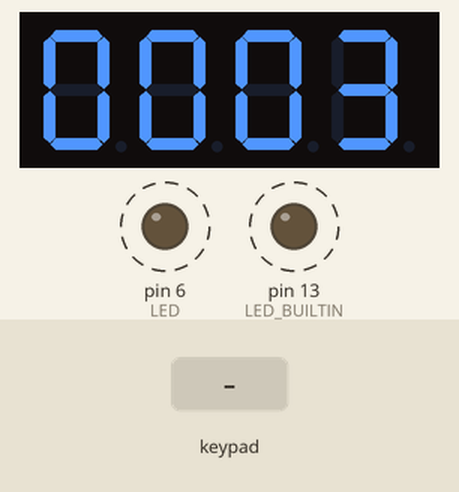
Recording of a sketch running on a simulated Arduino Uno, built with avr-gcc and run on an emulated ATmega328P. Parts: 4-digit seven-segment display, output pins drawn as LEDs (lit = HIGH). Dashed ring = blinking. Inputs (shaded band) come from the test bench.

Above: at 1.26 s.
1.3 s: key '1' pressed
At 1.45 s:
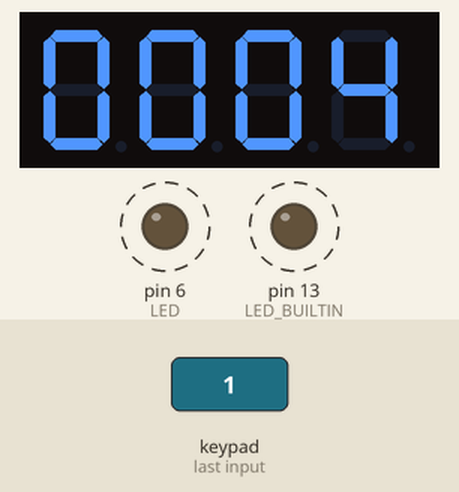
4.3 s: keypad keys 1 1 1 0 # pressed 0.4 s apart
At 6.9 s:
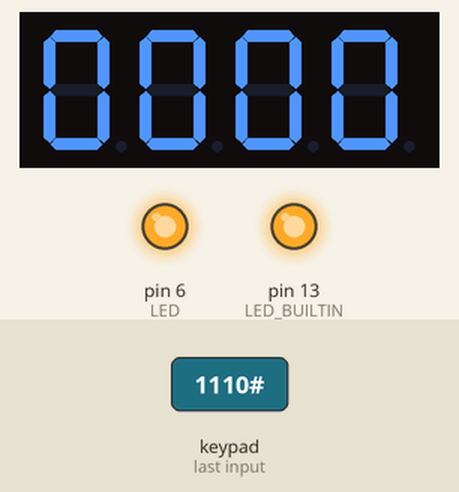
7.8 s: key '2' pressed
At 8.18 s:
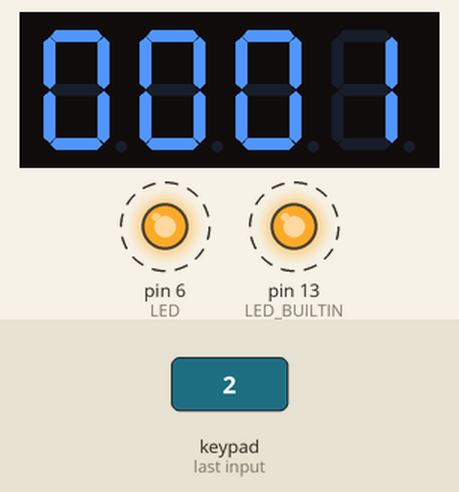
10.5 s: key '*' pressed
Timing chart, 0 to 13.0 s (numbered marks = the images above; inputs shaded):
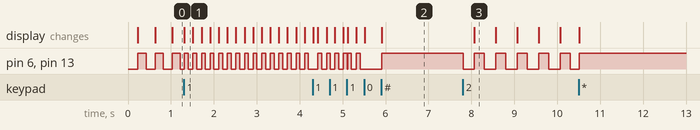

The sketch:

LEDSymbols.ino
```cpp
#include <Arduino.h>
#include <Key.h>
#include <Keypad.h>
#include "TM1637.h"

#define ROWS 2
#define COLS 3

char keys[ROWS][COLS] = {
  {'1', '2', '3'},
  //{'4','5','6'},
  //{'7','8','9'},
  {'*', '0', '#'}
};
// Connect keypad ROW0, ROW1, ROW2 and ROW3 to these Arduino pins.
byte rowPins[ROWS] = { 11, 10 };
// Connect keypad COL0, COL1 and COL2 to these Arduino pins.
byte colPins[COLS] = { 9, 8, 7 };

// Create the Keypad
Keypad kpd = Keypad( makeKeymap(keys), rowPins, colPins, ROWS, COLS );

const byte LED = 6;

boolean on = true;
unsigned long blink_ms = 0;
unsigned long blink_speed = 200;

#define MODE_CONST 0
#define MODE_BLINK 1
int mode = MODE_BLINK;

#define BRIGHTNESS 4

TM1637 tm1637(A2, A0);  // CLK, DIO
unsigned number = 0;
int8_t digits[] = {0x00,0x00,0x00,0x00};

// the setup function runs once when you press reset or power the board
void setup() {
  // initialize digital pin 13 as an output.
  pinMode(LED_BUILTIN, OUTPUT);
  pinMode(LED, OUTPUT);
  Serial.begin(9600);
  tm1637.set(BRIGHTNESS);
  tm1637.init();
  setNumber(0);
}

// the loop function runs over and over again forever
void loop() {
  unsigned long ms = millis();
  char key = kpd.getKey();
  switch (key) {
    case '1':
      mode = MODE_BLINK;
      blink_ms = ms;
      blink_speed = 100;
      break;
    case '2':
      mode = MODE_BLINK;
      blink_ms = ms;
      blink_speed = 250;
      break;
    case '3':
      mode = MODE_BLINK;
      blink_ms = ms;
      blink_speed = 500;
      break;
    case '*':
      on = !on;
      mode = MODE_CONST;
      setNumber(number + 1);
      break;
    case '0':
      on = false;
      mode = MODE_CONST;
      break;
    case '#':
      setNumber(0);
      on = true;
      mode = MODE_CONST;
      break;
    case 0:
      break;
    default:
      Serial.println(key);
      break;
  }

  if (mode == MODE_BLINK) {
    if (ms >= blink_ms) {
      on = !on;
      blink_ms = ms + blink_speed;
      if (on) {
        setNumber(number + 1);
      }
    }
  }

  byte state = (on ? HIGH : LOW);
  digitalWrite(LED_BUILTIN, state);
  digitalWrite(LED, state);
}

void setNumber(unsigned n) {
  number = n;
  fillDigits(number);
  tm1637.display(digits);
}

void fillDigits(unsigned n) {
  digits[3] = n % 10;  n /= 10;
  digits[2] = n % 10;  n /= 10;
  digits[1] = n % 10;  n /= 10;
  digits[0] = n % 10;
}
```

Measured:
- after the input at 1.3 s, pin 6 (LED), pin 13 (LED_BUILTIN): alternates HIGH for 0.09 s and LOW for 0.11 s, starting at once
- after the input at 7.8 s, pin 6 (LED), pin 13 (LED_BUILTIN): alternates HIGH for 0.24 s and LOW for 0.26 s, starting at once; the display: changes after 0.26 s (image 3)
- by itself, pin 6 (LED), pin 13 (LED_BUILTIN): alternates HIGH for 0.19 s and LOW for 0.21 s
- what the display in image 3 shows lasts 0.5 s, from 8.1 s to 8.6 s
